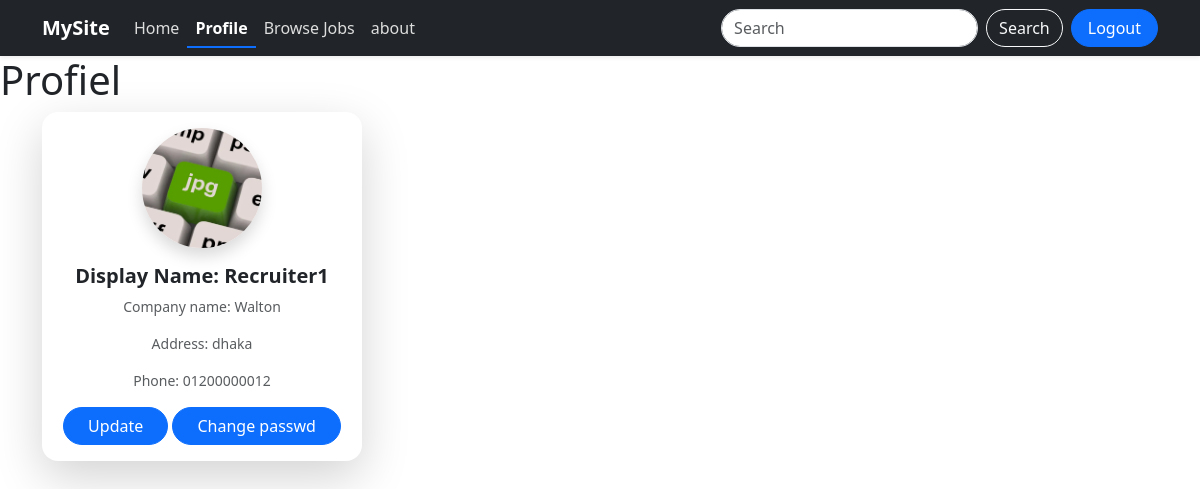
Screenshot of /profile/ (signed in) with the database file from the repository.
### portal/models.py (models this page shows, shortened)
class UserModel(AbstractUser):
    USER_TYPE = [
        ('Recruiter', 'Recruiter'),
        ('Seeker', 'Seeker')
    ]
    display_name = models.CharField(max_length=255, null=True)
    user_type = models.CharField(max_length=100, choices=USER_TYPE, null=True)

class RecruiterProfileModel(models.Model):
    company_name = models.CharField(max_length=255, null=True)
    logo = models.ImageField(upload_to='company_logo', null=True)
    address = models.TextField()
    phone = models.CharField(max_length=15, null=True)
    recruiter = models.OneToOneField(
        UserModel,
        on_delete=models.CASCADE,
        related_name='recruiter_profile',
        null=True
        )

### portal/views.py (the view)
# urls.py: path('profile/', profile, name='profile'),
def profile(request):
    return render(request, 'profile.html')

### portal/templates/profile.html (shortened to what this page needs)
{% extends 'master/base.html' %}
{% block content %}
    <h1>Profiel</h1>
    <div class="container">
        <div class="card shadow-lg border-0 rounded-4 overflow-hidden" style="width: 20rem;">
                {% if request.user.user_type == 'Recruiter' %}
                    <div class="text-center pt-3">
                        <img src="{{request.user.recruiter_profile.logo.url}}"
                            class="card-img-top rounded-circle shadow"
                            style="width: 120px; height: 120px; object-fit: cover;"
                            alt="profile">
                    </div>
                    <div class="card-body text-center">
                        <h5 class="card-title fw-bold">Display Name: {{request.user.display_name}}</h5>
                        <p class="card-text text-muted small">Company name: {{request.user.recruiter_profile.company_name}}</p>
                        <p class="card-text text-muted small">Address: {{request.user.recruiter_profile.address}}</p>
                        <p class="card-text text-muted small">Phone: {{request.user.recruiter_profile.phone}}</p>
                        <a href="{% url 'profile_update' %}" class="btn btn-primary rounded-pill px-4">Update</a>
                        <a href="{% url 'passwd_change' %}" class="btn btn-primary rounded-pill px-4">Change passwd</a>
                    </div>
                {% endif %}
        </div>
    </div>
{% endblock %}

### rows the page displays
UserModel: user.recruiter_profile.logo (picture), user.display_name "Recruiter1", user.recruiter_profile.company_name "Walton", user.recruiter_profile.address "dhaka", user.recruiter_profile.phone "01200000012"
